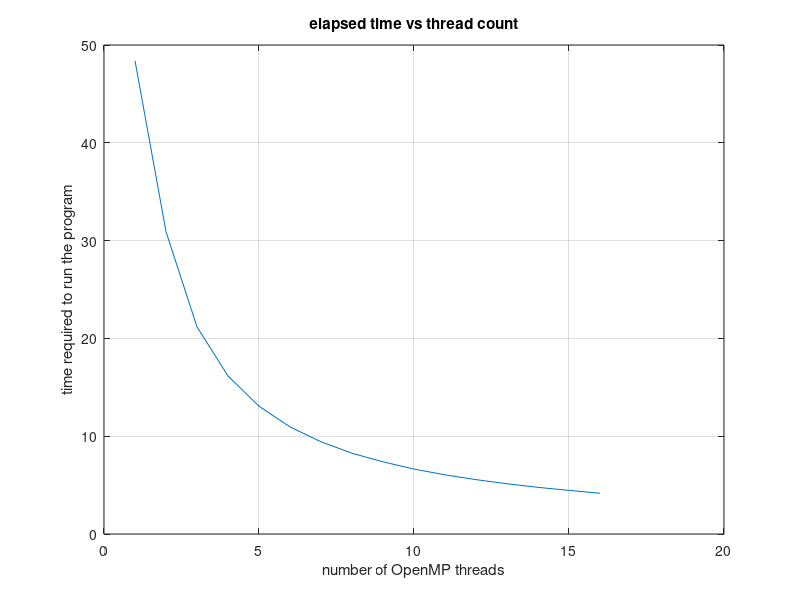

Here is the MATLAB script that generated this plot:
clear
clc
threads = [1,2,3,4,5,6,7,8,9,10,11,12,13,14,15,16];
time = [48.388,30.917,21.18,16.16,13.07,10.95,9.43,8.26,7.38,6.64,6.05,5.56,5.14,4.77,4.46,4.17];
plot(threads,time)
grid on
title('elapsed time vs thread count')
xlabel('number of OpenMP threads')
ylabel('time required to run the program')